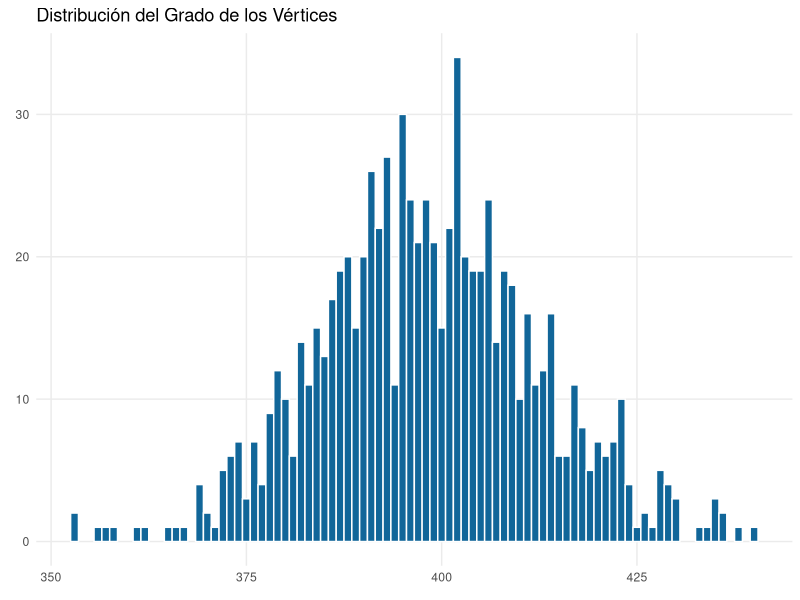
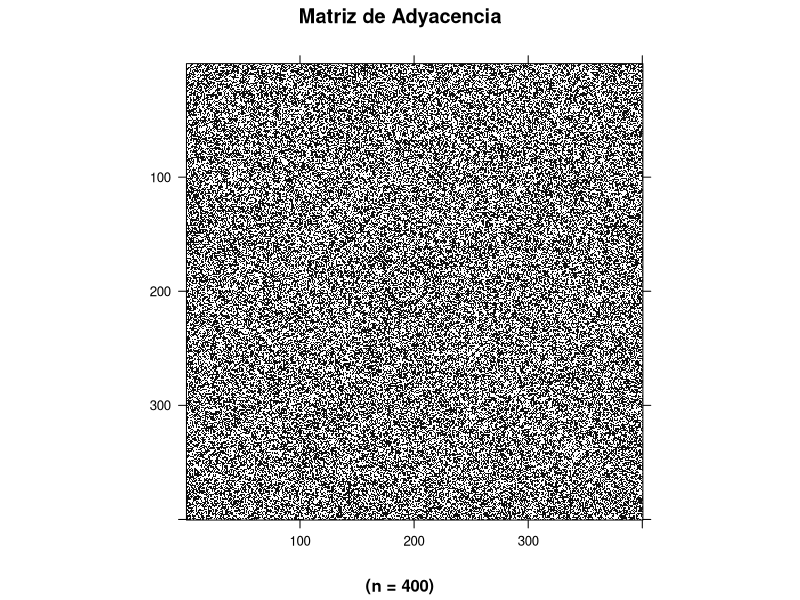
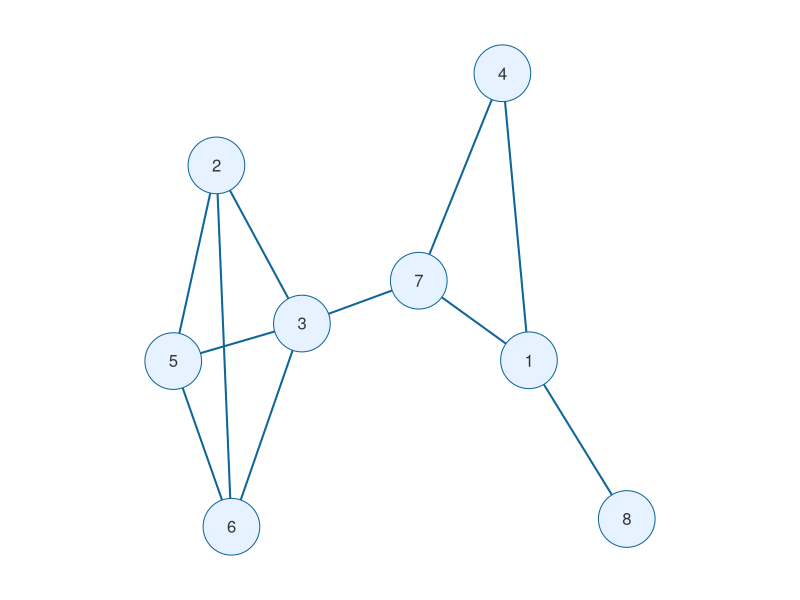
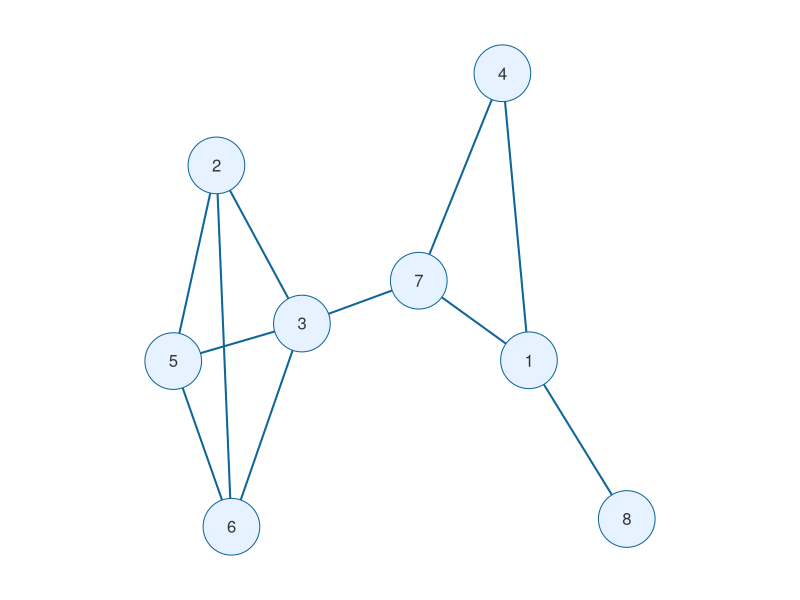
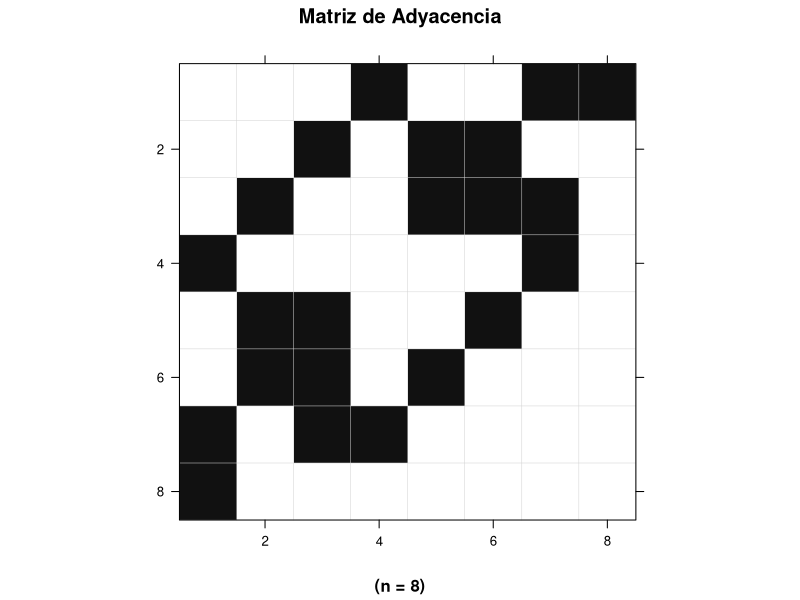
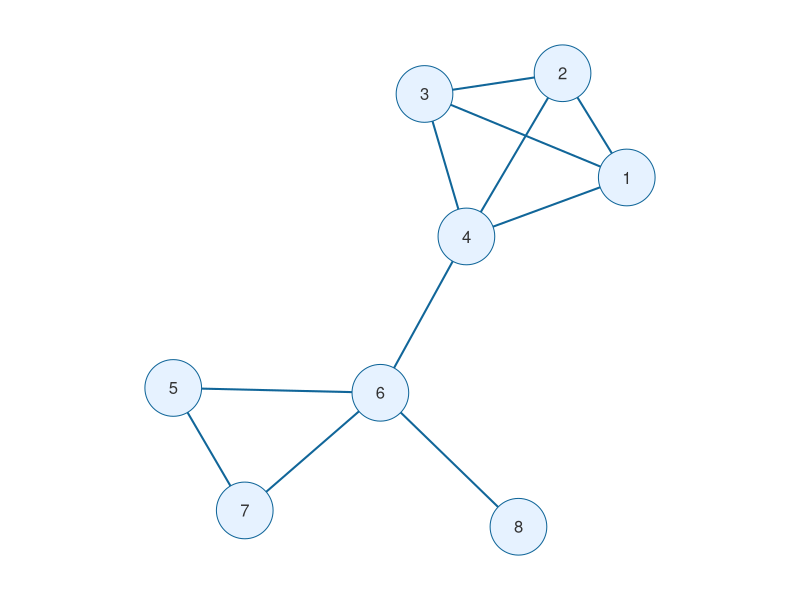
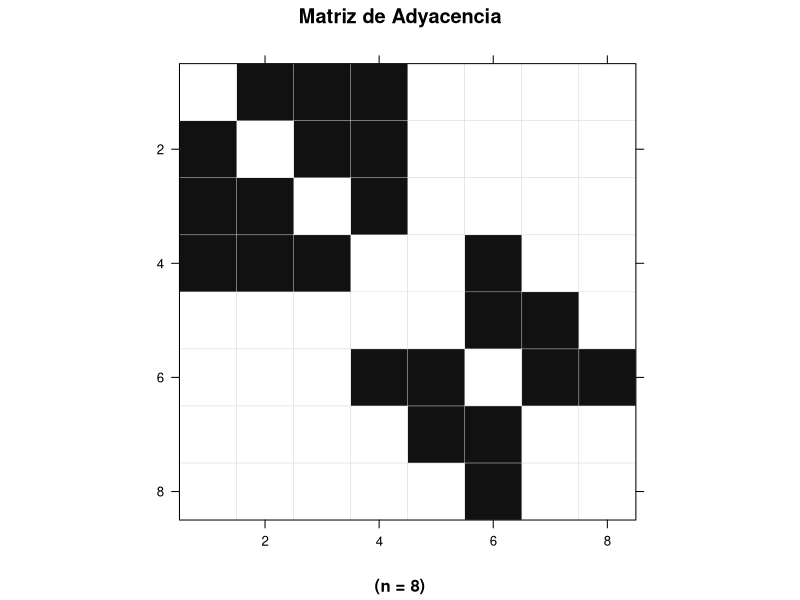
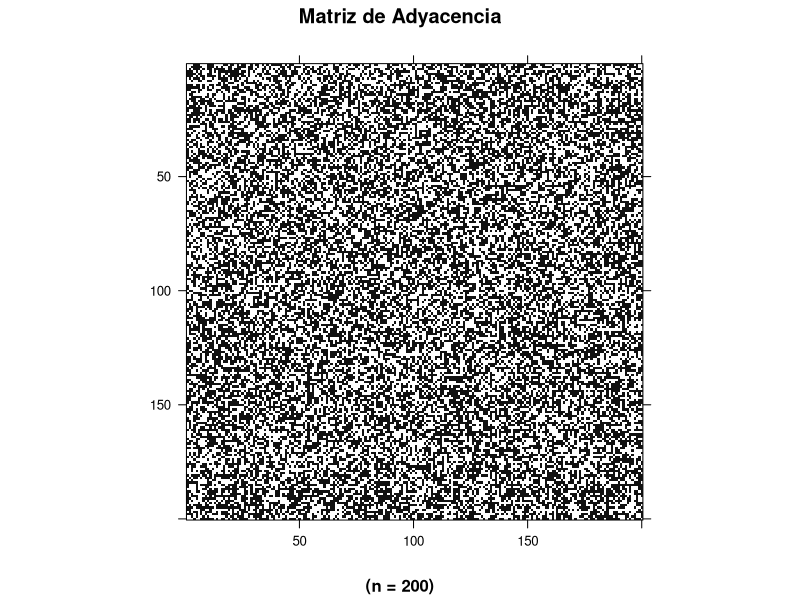

Source code (R) for these figures, in order:
## ---- chunk 1
#| label: setup
#| include: false

#############################################################
##### IMPORTANTE ############################################
#############################################################
#                                                           #
library(igraph)
library(Matrix)
library(ggplot2)
# Siempre que se agreguen paquetes aqui, hay que actualizar #
# el workflow de github que envia la app a Shiny            #
#                                                           #
#############################################################

CONEXIONES_CLIQUE_NO_ALEATORIO <- c(1,2, 1,3, 1,4, 2,3, 2,4, 3,4, 5,6, 4,6, 5,7, 6,7, 6,8)
CONEXIONES_CLIQUE_ALEATORIO <- c(2,5, 2,6, 2,3, 5,6, 3,5, 3,6, 3,7, 4,7, 1,7, 1,4, 1,8)
COLOR = "#116699"

# Fachada para construir grafos
grafo <- function(conexiones) {
  
  g <- make_graph(conexiones, directed = FALSE)
  
  # Devolvemos el objeto 'g' de forma invisible 
  # para que puedas extraer la matriz de adyacencia después
  invisible(g)
}

imprimirGrafo <- function(grafo) {
  # Eliminar los márgenes base de R (Abajo, Izquierda, Arriba, Derecha)
  par(mar = c(0, 0, 0, 0))
  plot(
    grafo, 
    layout = layout_with_kk(g),
    vertex.color = "#e6f2ff",          
    vertex.frame.color = COLOR,    
    vertex.label.color = "#333",    
    vertex.label.family = "sans",    
    vertex.size = 25,                
    edge.color = COLOR,            
    edge.width = 2,
    # Reducir aún más el bounding box interno de igraph
    margin = .1
  )                  
}

adyacencia <- function(grafo) {
  as_adj(grafo, sparse = TRUE)
}

imprimirAdyacencia <- function(a) {
  nFilas <- nrow(a)
  img <- image(
    a,
    main = "Matriz de Adyacencia",
    sub = sprintf("(n = %d)", nFilas),
    xlab = "",
    ylab = "",
    
    # TRUE es mas rapido, pero invierte el eje "y" para matrices grandes
    # FALSE es mas lento, no invierte el eje, pero genera un efecto de aliasing
    useRaster = FALSE,
    
    aspect = "iso",
    
    # usando useRaster=FALSE, el color es interpolado y no 
    col.regions = c("#eeeeee", "#111111"),
    
    # Define los límites exactos de los intervalos de color
    # necesario para useRaster = FALSE
    at = c(-0.5, 0.5, 1.5),
  )

  # Agrego un latice a matrices "chicas"
  if (nFilas < 40) {
      img <- update(img, panel = function(x, y, z, ...) {
        lattice::panel.levelplot(x, y, z, ...)
        lattice::panel.abline(h = seq(0.5, nFilas + 0.5, by = 1), col = "#d3d3d3", lwd = 0.5)
        lattice::panel.abline(v = seq(0.5, nFilas + 0.5, by = 1), col = "#d3d3d3", lwd = 0.5)
      })
  }
    
  print(img)
}

grados <- function(grafo) {
  #calcula el número de aristas incidentes
  degree(grafo, mode = "all")
}

imprimirDistribucionGrados <- function(grafo) {
  data.frame(
    Grado = grados(grafo)
  ) |>
  ggplot(aes(x = Grado)) +
    geom_bar(
      fill = COLOR,
      color = "white",
      width = 1
    ) +
    labs(
      title = "Distribución del Grado de los Vértices",
      x = element_blank(),
      y = element_blank(),
      #x = "Grado (# conexiones)",
      #y = "Frecuencia (# vértices)"
    ) +
    theme_minimal() +
    theme(
      panel.grid.minor = element_blank()
    )
}

# Fabrica un vector de conexiones de un grafo aleatorio G(n, p=0.5) de Erdős-Rényi
conexiones <- function(n) {
  g <- igraph::sample_gnp(n = n, p = 0.5, directed = FALSE, loops = FALSE)
  
  # Extraer la lista de aristas como matriz (E x 2)
  # as_edgelist devuelve una matriz donde cada fila es una arista
  matriz_aristas <- igraph::as_edgelist(g, names = FALSE)
  
  # Aplanar la matriz a un vector de formato c(u1, v1, u2, v2, ...)
  # t() transpone para que as.vector lea fila por fila en lugar de columna por columna
  vector_conexiones <- as.vector(t(matriz_aristas))
  
  return(vector_conexiones)
}

# Implanta un clique de tamaño k en una posicion aleatoria (TRUE) o en los primeros vertices (FALSE)
implantar <- function(conexiones, k, positionRandom = TRUE) {
  # Inferir el número total de vértices (n) buscando el índice máximo en el vector
  n_nodos <- max(conexiones)
  
  if (k > n_nodos) {
    stop("El tamaño del clique (k) no puede exceder el número total de vértices (n).")
  }
  
  # Seleccionar el subconjunto de vértices para el clique
  if (positionRandom) {
    nodos_clique <- sample(1:n_nodos, k)
  } else {
    nodos_clique <- 1:k
  }
  
  # combn() genera todas las combinaciones posibles (las aristas del clique).
  # Retorna una matriz de 2 x C(k,2). Transponemos para tener formato de lista de aristas (C(k,2) x 2).
  matriz_clique <- t(combn(nodos_clique, 2))
  
  # Reconstruir la matriz de aristas original a partir del vector
  matriz_orig <- matrix(conexiones, ncol = 2, byrow = TRUE)
  
  # Estandarización topológica:
  # Para poder detectar si el clique agrega una arista que G(n, 0.5) ya había generado por azar,
  # forzamos a que en cada par de nodos el menor esté a la izquierda y el mayor a la derecha.
  # Usamos pmin y pmax porque están vectorizados en C y son extremadamente rápidos.
  orig_u <- pmin(matriz_orig[, 1], matriz_orig[, 2])
  orig_v <- pmax(matriz_orig[, 1], matriz_orig[, 2])
  matriz_orig <- cbind(orig_u, orig_v)
  
  clique_u <- pmin(matriz_clique[, 1], matriz_clique[, 2])
  clique_v <- pmax(matriz_clique[, 1], matriz_clique[, 2])
  matriz_clique <- cbind(clique_u, clique_v)
  
  # Concatenar el grafo base con el clique
  matriz_combinada <- rbind(matriz_orig, matriz_clique)
  
  # Extraer únicamente los pares de aristas únicos para preservar un grafo simple
  matriz_unica <- unique(matriz_combinada)
  
  # Aplanar la matriz final de vuelta al formato vectorial c(u1, v1, u2, v2, ...)
  vector_final <- as.vector(t(matriz_unica))
  
  return(vector_final)
}

# Ordenar los grados de los vértices según su importancia espectral (Vector Propio)
rankingVertices <- function(g, ev) {
  
  # 1. Obtener el grado topológico de cada vértice del grafo.
  # degree() devuelve un vector numérico con la cantidad de aristas incidentes,
  # indexado por el orden interno de los vértices en la estructura de igraph (del 1 al n).
  vectorGrados <- degree(g)
  
  # 2. Calcular el ranking (índices) basado en el vector propio.
  # El vector propio principal (ev) derivado de la matriz de adyacencia
  # representa matemáticamente la Centralidad de Vector Propio (Eigenvector Centrality).
  # La función order() no ordena el vector 'ev' per se, sino que retorna un vector con las posiciones
  # originales de los elementos, ordenadas según su valor numérico.
  # Se utiliza decreasing = TRUE para que el vértice más "central" (mayor valor) quede en la posición 1.
  ############
  # DUDA: si ordeno lo por ev, los nodos del clique se ven al final del grafo porque el vector propio -ev es el mismo pero cambiado de sentido. Sin embargo, segun gemini deberia ordenar por abs(ev), pero creo que se equivoca
  indicesOrdenados <- order(ev*(-1), decreasing = TRUE)
  
  # 3. Aplicar el ranking al vector de grados.
  # Se extraen los valores de 'vectorGrados' siguiendo estrictamente el orden espectral obtenido.
  # Así, el primer elemento del vector resultante será el grado del vértice con la mayor coordenada en 'ev'.
  gradosOrdenados <- vectorGrados[indicesOrdenados]
  
  return(gradosOrdenados)
}

# Visualizar la relación entre la centralidad espectral y el grado del vértice
graficarRankingVertices <- function(g, ev) {
  
  # 1. Obtener el vector de grados ordenado algebraicamente llamando a la función anterior.
  gradosRanking <- rankingVertices(g, ev)
  
  # 2. Estructurar los datos en un data.frame requerido por la gramática de ggplot2.
  # 'Indice' representa la posición en el ranking espectral (eje X).
  # 'Grado' representa el número real de conexiones de ese vértice (eje Y).
  df_ranking <- data.frame(
    Indice = 1:length(gradosRanking),
    Grado = gradosRanking
  )
  
  # 3. Construir el objeto gráfico subyacente.
  # Se utiliza geom_line() para visualizar la tendencia matemática global de la red. 
  # Si el grafo sigue una topología de ley de potencias (redes libres de escala) o tiene un clique 
  # fuertemente conectado, la línea mostrará una caída logarítmica o escalonada pronunciada.
  p <- ggplot(df_ranking, aes(x = Indice, y = Grado)) +
    geom_line(color = "#116699", linewidth = .5) + 
    labs(
      title = sprintf("Correlación Grado del Vertice segun Espectro (n=%d)", length(gradosRanking)),
      subtitle = "Vértices ordenados descendentemente por coordenada asociada en el Vector Propio",
      x = "Vertices Ordenados por Ranking Espectral en v2",
      y = "Grado del Vértice"
    ) +
    # Permitimos que ggplot calcule los saltos del eje X dinámicamente para evitar superposición de texto
    scale_x_continuous(n.breaks = 10) +
    theme_minimal() +
    theme(
      panel.grid.minor = element_blank(), # Limpia el ruido visual de las líneas fraccionales
      plot.title = element_text(face = "bold")
    )
  
  # 4. Renderizar el gráfico en el dispositivo activo.
  print(p)
}
## ---- chunk 2
#| label: distribucion-grados-ger-sin-clique
#| fig.height: 3
n <- 800
conx <- conexiones(n)
ger <- grafo(conx)
imprimirDistribucionGrados(ger)
## ---- chunk 3
#| label: fig-adyacencia-ger-np
#| fig-align: "center"
#| fig-width: 6
#| fig-height: 6
400 |> conexiones() |> grafo() |> adyacencia() |> imprimirAdyacencia()
## ---- chunk 4
#| label: fig-clique-1
#| fig-align: "center"
#| fig-width: 6
#| fig-height: 4
#| echo: false
#| eval: true
g <- grafo(CONEXIONES_CLIQUE_ALEATORIO)
imprimirGrafo(g)
## ---- chunk 5
g <- grafo(CONEXIONES_CLIQUE_ALEATORIO)
A <- adyacencia(g)
## ---- chunk 6
#| fig-align: "center"
#| fig-width: 5
#| fig-height: 5
imprimirGrafo(g)
## ---- chunk 7
#| label: "adyacencia-con-clique-chico-aleatorio"
#| fig-align: "center"
#| fig-width: 5
#| fig-height: 5
imprimirAdyacencia(A)
## ---- chunk 8
g <- grafo(CONEXIONES_CLIQUE_NO_ALEATORIO)
A <- adyacencia(g)
## ---- chunk 9
#| fig-align: "center"
#| fig-width: 5
#| fig-height: 5
imprimirGrafo(g)
## ---- chunk 10
#| label: "adyacencia-chica-con-clique-ordenado"
#| fig-align: "center"
#| fig-width: 5
#| fig-height: 5
imprimirAdyacencia(A)
## ---- chunk 11
n=200
k=40
## ---- chunk 12
#| fig-align: "center"
#| fig-width: 5
#| fig-height: 5
n |> conexiones() |> implantar(k, TRUE) |> grafo() |> adyacencia() |> imprimirAdyacencia()
## ---- chunk 13
#| fig-align: "center"
#| fig-width: 5
#| fig-height: 5
n |> conexiones() |> implantar(k, FALSE) |> grafo() |> adyacencia() |> imprimirAdyacencia()
## ---- chunk 14
n=200
k=150
conx = conexiones(n)
## ---- chunk 15
#| fig-align: "center"
#| fig-width: 5
#| fig-height: 5
conx |> implantar(k, TRUE) |> grafo() |> adyacencia() |> imprimirAdyacencia()
## ---- chunk 16
#| fig-align: "center"
#| fig-width: 5
#| fig-height: 5
conx |> implantar(k, FALSE) |> grafo() |> adyacencia() |> imprimirAdyacencia()
## ---- chunk 17
n=800
k1=80
k2=180
## ---- chunk 18
#| label: distribucion-grados-ger-clique-k1
#| fig.height: 2.8
n |> conexiones() |> implantar(k1, FALSE) |> grafo() |> imprimirDistribucionGrados()
## ---- chunk 19
#| label: distribucion-grados-ger-clique-k2
#| fig.height: 2.8
n |> conexiones() |> implantar(k2, FALSE) |> grafo() |> imprimirDistribucionGrados()
## ---- chunk 20
#| label: espectro-eigenvector
#| fig.height: 4
n = 800
k = 3 * ceiling(sqrt(n))
g = n |> conexiones() |> implantar(k, TRUE) |> grafo()
A = adyacencia(g)
eig <- eigen(A, symmetric = TRUE)
v1 <- eig$vectors[, 1]
v2 <- eig$vectors[, 2]

# Vertices del clique
#node_indices <- order(v2, decreasing = TRUE)[1:k]
#U_nodes <- igraph::V(g_calc)$name[node_indices]

graficarRankingVertices(g, v2)
## ---- chunk 21
#summary(grados)
#cat("Número de nodos:", vcount(ger), "\n")
#cat("Número de aristas:", ecount(ger), "\n")
